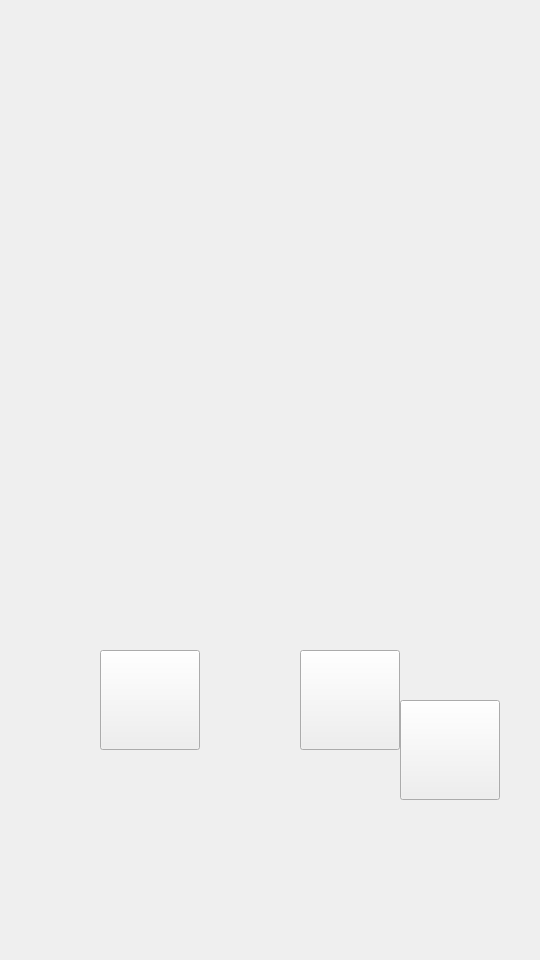
<?xml version="1.0" encoding="UTF-8"?>
<ui version="4.0">
 <class>Help_Widget</class>
 <widget class="QWidget" name="Help_Widget">
  <property name="geometry">
   <rect>
    <x>0</x>
    <y>0</y>
    <width>540</width>
    <height>960</height>
   </rect>
  </property>
  <property name="windowTitle">
   <string>Form</string>
  </property>
  <widget class="QPushButton" name="btnLastPage">
   <property name="geometry">
    <rect>
     <x>100</x>
     <y>650</y>
     <width>100</width>
     <height>100</height>
    </rect>
   </property>
   <property name="text">
    <string/>
   </property>
  </widget>
  <widget class="QPushButton" name="btnNextPage">
   <property name="geometry">
    <rect>
     <x>300</x>
     <y>650</y>
     <width>100</width>
     <height>100</height>
    </rect>
   </property>
   <property name="text">
    <string/>
   </property>
  </widget>
  <widget class="QLabel" name="labHelp">
   <property name="geometry">
    <rect>
     <x>0</x>
     <y>0</y>
     <width>540</width>
     <height>960</height>
    </rect>
   </property>
   <property name="text">
    <string/>
   </property>
  </widget>
  <widget class="QPushButton" name="btnBack">
   <property name="geometry">
    <rect>
     <x>400</x>
     <y>700</y>
     <width>100</width>
     <height>100</height>
    </rect>
   </property>
   <property name="text">
    <string/>
   </property>
  </widget>
  <widget class="QLabel" name="labPage">
   <property name="geometry">
    <rect>
     <x>200</x>
     <y>650</y>
     <width>100</width>
     <height>100</height>
    </rect>
   </property>
   <property name="font">
    <font>
     <family>黑体</family>
     <pointsize>20</pointsize>
     <weight>75</weight>
     <bold>true</bold>
    </font>
   </property>
   <property name="text">
    <string/>
   </property>
   <property name="alignment">
    <set>Qt::AlignCenter</set>
   </property>
  </widget>
 </widget>
 <resources/>
 <connections/>
</ui>
